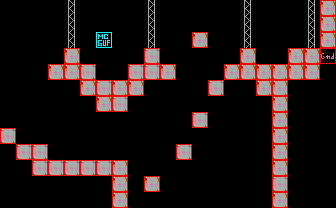

Rendered tile map (Tiled .tmx) drawn with the repository's tilesets; below, a short description and the full map source, tile grids included:
An orthogonal 21x13 tile map with 16x16 px tiles, 2 tile layers (bg, col), 2 tilesets.

<map version="1.5" tiledversion="1.5.0" orientation="orthogonal" renderorder="right-down" width="21" height="13" tilewidth="16" tileheight="16" infinite="0" nextlayerid="4" nextobjectid="19">
 <tileset firstgid="1" source="tileset.tsx" />
 <tileset firstgid="241" source="obj.tsx" />
 <layer id="1" name="bg" width="21" height="13">
  <data encoding="csv">
18,18,18,18,97,18,18,18,18,97,18,18,18,18,18,97,18,18,18,97,100,
20,18,18,18,97,18,18,18,18,97,18,18,18,18,20,97,18,18,18,97,100,
18,18,18,18,97,18,18,18,18,97,18,18,100,18,18,97,18,18,18,97,100,
18,18,18,18,100,18,18,18,18,80,18,18,18,18,18,100,18,18,100,100,18,
18,18,18,100,100,80,18,18,80,80,100,18,18,18,100,100,100,100,100,100,18,
18,18,18,18,18,100,80,100,100,18,18,18,18,80,18,18,100,100,18,18,20,
18,18,18,18,18,18,100,80,18,18,18,18,18,18,18,18,18,100,18,18,18,
18,18,18,18,18,18,18,18,18,18,18,18,80,18,18,18,18,100,18,18,18,
80,18,18,18,18,18,18,18,18,18,18,18,18,18,18,18,18,100,18,18,18,
18,80,80,18,18,18,18,18,18,18,18,80,18,18,18,18,18,100,18,18,18,
18,18,80,80,80,80,80,100,18,18,18,18,18,18,18,18,18,100,18,18,18,
18,18,18,18,18,18,18,100,18,100,18,18,18,18,18,18,18,80,18,18,18,
20,20,18,18,18,18,18,100,18,18,18,18,18,18,18,18,18,100,18,18,57
</data>
 </layer>
 <layer id="2" name="col" width="21" height="13">
  <data encoding="csv">
241,241,241,241,241,241,241,241,241,241,241,241,241,241,241,241,241,241,241,241,242,
241,241,241,241,241,241,241,241,241,241,241,0,241,241,241,241,241,241,241,241,242,
241,241,241,241,241,241,247,241,241,241,241,241,242,241,241,241,241,241,241,241,242,
241,241,241,241,242,241,241,241,241,242,241,241,241,241,241,242,241,241,242,242,242,
241,241,241,242,242,242,241,241,242,242,242,241,241,241,242,242,242,242,242,242,241,
241,241,241,241,241,242,242,242,242,241,241,241,241,242,241,241,242,242,241,241,241,
241,241,241,241,241,241,242,242,241,241,241,241,241,241,241,241,241,242,241,241,241,
241,241,241,241,241,241,241,241,241,241,241,241,242,241,241,241,241,242,241,241,241,
242,241,241,241,241,241,241,241,241,241,241,241,241,241,241,241,241,242,241,241,241,
241,242,242,241,241,241,241,241,241,241,241,242,241,241,241,241,241,242,241,241,241,
241,241,242,242,242,242,242,242,241,241,241,241,241,241,241,241,241,242,241,241,241,
241,241,241,241,241,241,241,242,241,242,241,241,241,241,241,241,241,242,241,241,241,
241,241,241,241,241,241,241,242,241,241,241,241,241,241,241,241,241,242,241,241,241
</data>
 </layer>
 <objectgroup id="3" name="obj">
  <properties>
   <property name="string_id" type="int" value="1" />
  </properties>
 </objectgroup>
</map>
